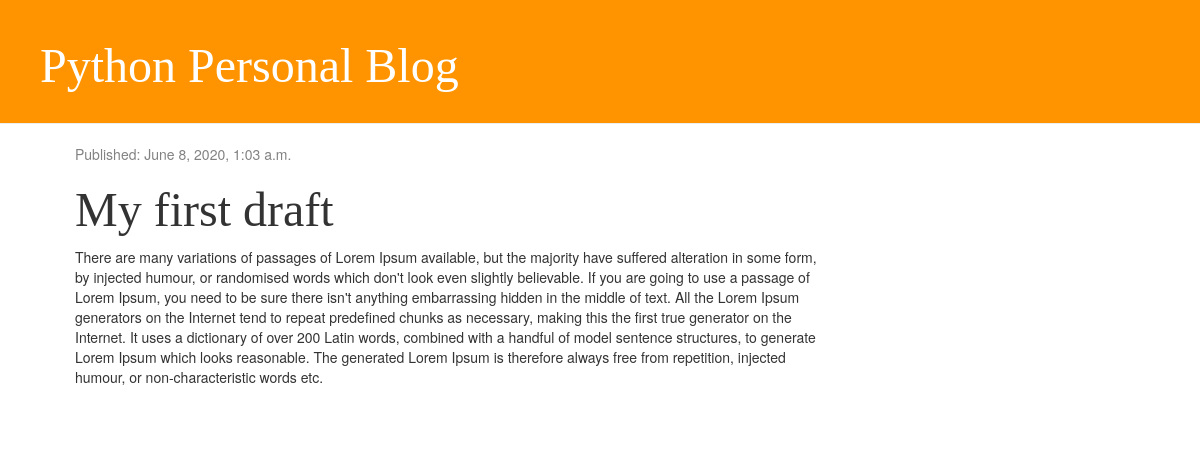
Page /post/6/ on the committed database.
### blog/models.py (models this page shows, shortened)
class Post(models.Model):
    author = models.ForeignKey('auth.User', on_delete=models.CASCADE)
    title = models.CharField(max_length=200)
    text = models.TextField()
    create_date = models.DateTimeField(default=timezone.now)
    published_date = models.DateTimeField(blank=True, null=True)

### blog/views.py (the view)
# urls.py: path('post/<int:pk>/', views.post_detail, name='post_detail'),
def post_detail(request, pk):
    post = get_object_or_404(Post, pk=pk)
    return render(request, 'blog/post_detail.html', {'post': post})

### blog/templates/blog/post_detail.html (shortened to what this page needs)
{% extends 'blog/base.html' %}
{% block content %}
<div class="post">
  {% if post.published_date %}
  <div class="date">
    <p>Published: {{post.published_date}}</p>
  </div>
  {% else %}
  <a href="{% url 'post_publish' pk=post.pk %}" class="btn btn-primary">Publish</a>
  {% endif %}
  <div>
    <h1>{{post.title}}</h1>
    <p>{{post.text}}</p>
  </div>
</div>
{% endblock %}

### blog/static/css/blog.css (style rules this page uses)
.post { margin-bottom: 60px; }
.date { color: #828282; }
h1, h2, h3, h4 { font-family: 'Tangerine', 'Inconsolata', 'Droid Sans', serif; font-size: 48px; }

### rows in the picture
Post: published_date "June 8, 2020, 1:03 a.m.", title "My first draft", text "There are many variations of passages of Lorem Ipsum available, but the majority have suffered alteration in some form, by injected humour, or randomised words which don't look even slightly believable. If you are going to use a passage of Lorem Ipsum, you need to be sure there isn't anything embarrassing hidden in the middle of text. All the Lorem Ipsum generators on the Internet tend to repeat predefined chunks as necessary, making this the first true generator on the Internet. It uses a dictionary of over 200 Latin words, combined with a handful of model sentence structures, to generate Lorem Ipsum which looks reasonable. The generated Lorem Ipsum is therefore always free from…"
